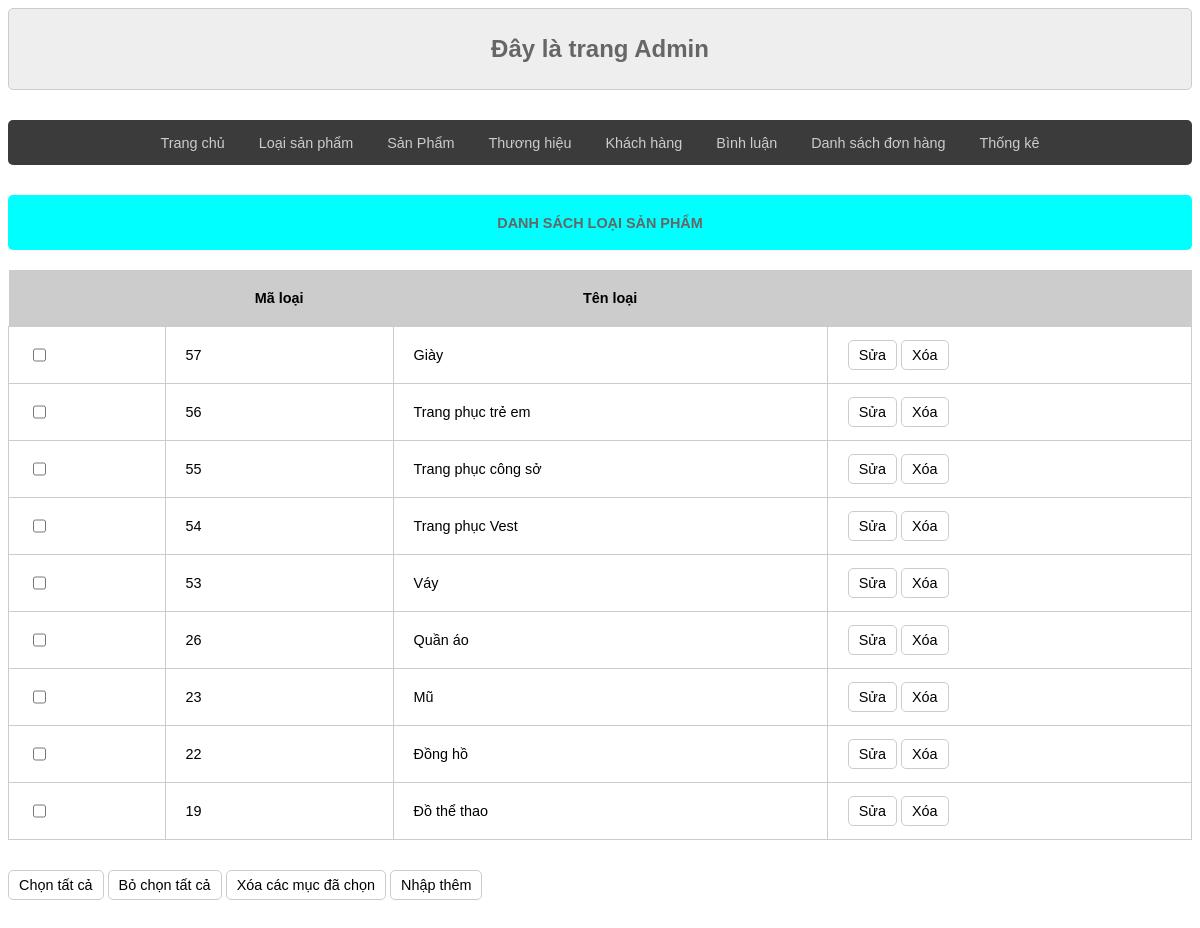
The page /admin/index.php?act=cartegorylist on the database its author committed.
### tables this page shows
CREATE TABLE `tbl_cartegory` (
  `cartegory_id` int(11) NOT NULL,
  `cartegory_name` varchar(255) NOT NULL
);

### model/pdo.php (called while the page is built, shortened)
<?php
function pdo_get_connection()
{
    $dburl = "mysql:host=localhost;dbname=website_qlbanhang;charset=utf8";
    $username = 'root';
    $password = '';
    $conn = new PDO($dburl, $username, $password);
    $conn->setAttribute(PDO::ATTR_ERRMODE, PDO::ERRMODE_EXCEPTION);
    return $conn;
}
function pdo_query($sql)
{
    $sql_args = array_slice(func_get_args(), 1);
    try {
        $conn = pdo_get_connection();
        $stmt = $conn->prepare($sql);
        $stmt->execute($sql_args);
        $rows = $stmt->fetchAll();
        return $rows;
    } catch (PDOException $e) {
        throw $e;
    }
}
?>

### model/cartegory.php (called while the page is built, shortened)
<?php
function load_all_cartegory()
{
    $sql = "SELECT * FROM tbl_cartegory ORDER BY cartegory_id DESC limit 0,10";
    $cartegorylist = pdo_query($sql);
    return $cartegorylist;
}
?>

### admin/cartegory/cartegorylist.php (the view)
<div class="row">
    <div class="row frmtitle">
        <h1>DANH SÁCH LOẠI SẢN PHẨM</h1>
    </div>
    <div class="row frmcontent">
        <div class="row mb frmdsloai">
            <table>
                <tr>
                    <th></th>
                    <th>Mã loại</th>
                    <th>Tên loại</th>
                    <th></th>
                </tr>
                <?php
                foreach ($cartegorylist as $cartegory) {
                    extract($cartegory);
                    $cartegoryupdate = "index.php?act=cartegoryupdate&cartegory_id=" . $cartegory_id;
                    $cartegorydelete = "index.php?act=cartegorydelete&cartegory_id=" . $cartegory_id;
                    echo '<tr>
                    <td><input type="checkbox" name="" id=""></td>
                    <td>' . $cartegory_id . '</td>
                    <td>' . $cartegory_name . '</td>
                    <td> <a href="' . $cartegoryupdate . '"><input type="button" value="Sửa"></a> <a href="' . $cartegorydelete . '"><input type="button" value="Xóa"></a></td>
                </tr>';
                }
                ?>
            </table>
        </div>
        <div class="row mb">
            <input type="button" value="Chọn tất cả">
            <input type="button" value="Bỏ chọn tất cả">
            <input type="button" value="Xóa các mục đã chọn">
            <a href="index.php?act=cartegoryadd">
                <input type="button" value="Nhập thêm">
        </div>
    </div>
</div>

### view/css/style.css (style rules this page uses)
* { box-sizing: border-box; font-family: sans-serif; font-size: 1.2vw; }
.row { float: left; width: 100%; }
.row input { height: 30px; }
.mb { margin-bottom: 30px; }
.frmtitle { background-color: aqua; color: #666; border-radius: 5px; padding: 10px 20px; }
.frmtitle h1 { text-align: center; }
.frmcontent { padding: 20px 0px; }
.frmcontent input[type="submit"], .frmcontent input[type="reset"], .frmcontent input[type="button"] { border: 1px #ccc solid; border-radius: 5px; padding: 5px 10px; background-color: white; }
.frmdsloai table { width: 100%; border-collapse: collapse; }
.frmdsloai table th { padding: 20px; background-color: #ccc; }
.frmdsloai table td { padding: 10px 20px; border: 1px #ccc solid; }

### rows shown on the page
tbl_cartegory: cartegory_id "57", cartegory_name "Giày"
tbl_cartegory: cartegory_id "56", cartegory_name "Trang phục trẻ em"
tbl_cartegory: cartegory_id "55", cartegory_name "Trang phục công sở"
tbl_cartegory: cartegory_id "54", cartegory_name "Trang phục Vest"
tbl_cartegory: cartegory_id "53", cartegory_name "Váy"
tbl_cartegory: cartegory_id "26", cartegory_name "Quần áo"
tbl_cartegory: cartegory_id "23", cartegory_name "Mũ"
tbl_cartegory: cartegory_id "22", cartegory_name "Đồng hồ"
tbl_cartegory: cartegory_id "19", cartegory_name "Đồ thể thao"
